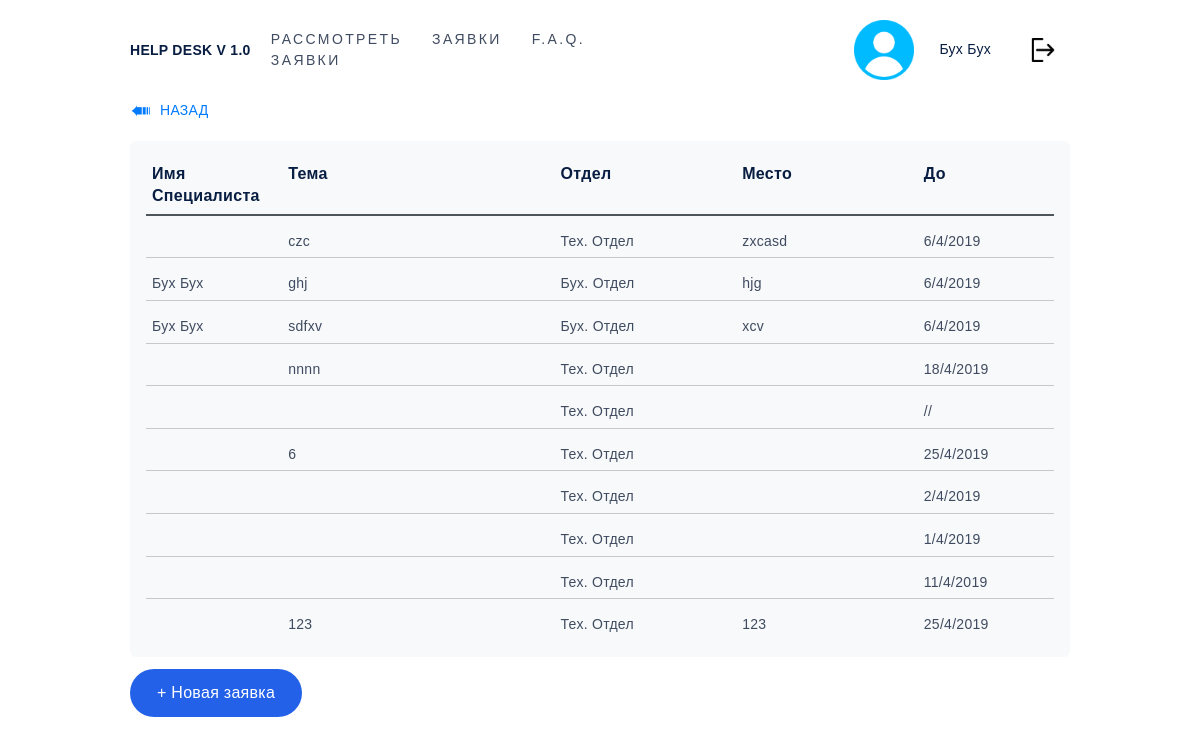
The app's page /helpdesk/list-tickets.html (signed in) with its own data.
### helpdesk/models.py (models this page shows, shortened)
class Ticket(models.Model):
    requestor = models.ForeignKey('auth.User',on_delete=models.CASCADE, related_name="requestor")
    worker = models.ForeignKey('auth.User',on_delete=models.SET_NULL, null=True, related_name="worker")
    theme = models.CharField(max_length=100,default="")
    targeted_department = models.ForeignKey('Department',on_delete=models.CASCADE, related_name="targeted_department")
    place = models.CharField(max_length=100,default="")
    priority = models.IntegerField(default="0") # 0-Низкий 1-Средний 2-Высокий
    details = models.CharField(max_length=1000,default="")
    pub_date = models.DateTimeField('date published')
    exp_date = models.DateTimeField('expiration date')
    finished = models.BooleanField(default="False")
    deleted = models.BooleanField(default="False")
    chat = models.TextField(default="")

class Department(models.Model):
    name = models.CharField(max_length=100)
    head = models.ForeignKey('auth.User',null=True,on_delete=models.CASCADE, related_name="head")

### helpdesk/views.py (the view)
# urls.py: path('list-tickets.html',views.list_tickets.as_view() , name='list-tickets'),
class list_tickets(LoginRequiredMixin,generic.ListView):
    template_name = 'helpdesk/list-tickets.html'
    login_url = 'helpdesk:login_view'
    redirect_field_name = 'redirect_to'
    def get_context_data(self, **kwargs):
        context = super().get_context_data(**kwargs)
        context['user'] = self.request.user.first_name + " " + self.request.user.last_name
        if models.EmployeesInDepartments.objects.filter(person = self.request.user).count()>0:
            context['isWorker'] = True
        return context
    def get_queryset(self):
        result_list=models.Ticket.objects.filter(requestor=self.request.user)
        return result_list.filter(finished=False,deleted=False).order_by('id')

### helpdesk/templates/helpdesk/list-tickets.html (shortened to what this page needs)
{%extends 'helpdesk/father_frame.html'%}
{%block contents%}
	<section class="section-one-class" id="section-one-id">
		<div class="container">
			<div class="row">
				<div class="col">
					<a href="#" onclick="history.back();return false;" class="toback">Назад</a>
				</div>
			</div>
			<div class="row">
				<div class="col-lg d-flex justify-content-center">
					<ul class="list-tickets">
						<li class="wr-label d-flex justify-content-between">
							<div class="label-name_ticket d-none d-md-block">
								<p>Имя Специалиста</p>
							</div>
							<div class="label-text_ticket">
								<p>Тема</p>
							</div>
							<div class="label-depart_ticket d-none d-md-block">
								<p>Отдел</p>
							</div>
							<div class="label-place_ticket d-none d-md-block">
								<p>Место</p>
							</div>
							<div class="label-priority_ticket">
								<p>До</p>
							</div>
						</li>
						{% for object in object_list %}
						<li class="wr-tickets">
							<a href="view-ticket_{%if isAdmining%}admin_{%endif%}{{object.pk}}" class="d-flex">
								<div class="ticket-name d-none d-md-block">
									<p>{%if object.first_name == ''%}Ожидается{%else%}{{object.worker.first_name}} {{object.worker.last_name}}{%endif%}</p>
								</div>
								<div class="ticket-text">
									<p>{{object.theme}}</p>
								</div>
								<div class="ticket-depart d-none d-md-block">
									<p>{{object.targeted_department.name}}</p>
								</div>
								<div class="ticket-place d-none d-md-block">
									<p>{{object.place}}</p>
								</div>
								<div class="ticket-priority">
									<p>{%if object.priority == 0%}{%endif%}{%if object.priority == 2%}{%endif%}{%if object.priority == 1%}{%endif%}
										{{object.exp_date.day}}/{{object.exp_date.month}}/{{object.exp_date.year}}
									</p>
								</div>
							</a>
						</li>
						{%endfor%}
					</ul>
				</div>
			</div>
			<div class="row">
				<div class="col">
					<a href="{%url 'helpdesk:new_ticket'%}" class="btn btn_new-message">
						+ Новая заявка
					</a>
				</div>
			</div>
		</div>
	</section>
{%endblock%}

### helpdesk/static/css/main.css (style rules this page uses)
body { font-family: 'Exo 2.0', sans-serif; color: #081d42; padding: 0; letter-spacing: 0.02em; margin: 0; font-size: 14px; }
.container { width: 970px; margin: 0 auto; padding: 20px 0 0 0; }
div, p, form, input, a, span, button { box-sizing: border-box; }
p { margin: 0; font-size: 14px; line-height: 1.4em; letter-spacing: .02em; }
ul, li { display: block; padding: 0; margin: 0; }
a, a:hover, a:active { text-decoration: none; color: #3f4b60; }
a, button, input { transition: all 0.5s ease; outline: none; }
.toback { display: inline-block; position: relative; padding-left: 30px; margin-bottom: 20px; text-transform: uppercase; color: #007bff; }
.toback:before { display: block; position: absolute; content: '➠'; transform: rotate(180deg); text-align: center; top: 2px; left: 0px; line-height: 20px; font-size: 25px; color: #007bff; }
.wr-label { margin: 10px; font-weight: 600; border-bottom: 2px solid #4e555b; }
.wr-label div { padding: 6px; }
.btn_new-message { background-color: #2261E8; color: #fff!important; border-radius: 50px!important; padding: 12px 27px; margin-top: 12px; border-style: none; }
.list-tickets { background-color: #f8f9fa; width: 100%; height: 100%; -webkit-border-radius: 6px; -moz-border-radius: 6px; border-radius: 6px; padding: 6px; }
.label-name p, .label-text p, .label-depart p, .label-place p, .label-priority p, .label-name_ticket p, .label-text_ticket p, .label-depart_ticket p, .label-place_ticket p, .label-priority_ticket p { font-size: 16px; text-align: left; }
.label-name_ticket { width: 15%; }
.label-text_ticket { width: 30%; }
.label-depart_ticket { width: 20%; }
.label-place_ticket { width: 20%; }
.label-priority_ticket { width: 15%; }
.wr-tickets { margin: 10px; cursor: pointer; }
.wr-tickets:not(:last-child) { border-bottom: 1px solid #c6c8ca; }
.wr-tickets div { padding: 6px; }
.ticket-name { width: 15%; }
.ticket-text { width: 30%; }
.ticket-depart { width: 20%; }
.ticket-place { width: 20%; }
.ticket-priority { width: 15%; }
.row { margin: 0 auto; }

### records on screen
Ticket: theme "czc", targeted_department.name "Тех. Отдел", place "zxcasd", exp_date.day "6", exp_date.month "4", exp_date.year "2019"
Ticket: worker.first_name "Бух", worker.last_name "Бух", theme "ghj", targeted_department.name "Бух. Отдел", place "hjg", exp_date.day "6", exp_date.month "4", exp_date.year "2019"
Ticket: worker.first_name "Бух", worker.last_name "Бух", theme "sdfxv", targeted_department.name "Бух. Отдел", place "xcv", exp_date.day "6", exp_date.month "4", exp_date.year "2019"
Ticket: theme "nnnn", targeted_department.name "Тех. Отдел", exp_date.day "18", exp_date.month "4", exp_date.year "2019"
Ticket: targeted_department.name "Тех. Отдел"
Ticket: theme "6", targeted_department.name "Тех. Отдел", exp_date.day "25", exp_date.month "4", exp_date.year "2019"
Ticket: targeted_department.name "Тех. Отдел", exp_date.day "2", exp_date.month "4", exp_date.year "2019"
Ticket: targeted_department.name "Тех. Отдел", exp_date.day "1", exp_date.month "4", exp_date.year "2019"
Ticket: targeted_department.name "Тех. Отдел", exp_date.day "11", exp_date.month "4", exp_date.year "2019"
Ticket: theme "123", targeted_department.name "Тех. Отдел", place "123", exp_date.day "25", exp_date.month "4", exp_date.year "2019"

### other values on screen
{{ user }} "Бух Бух"
